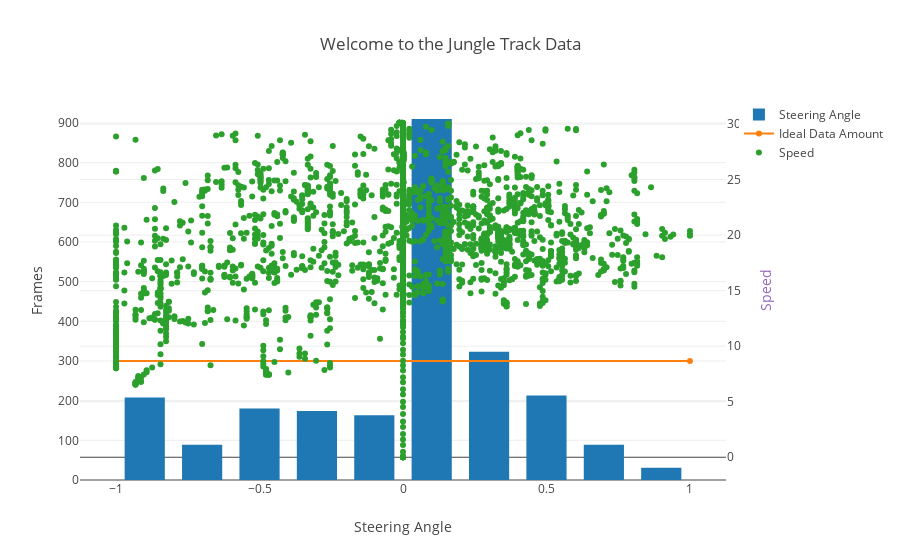

The notebook cell saved with this chart:
### Markdown cell above
## Description:
This is the data recorded on the Jungle Track as you can see from a quick glance at the data it is much closer to the ideal distribution of steering angles for a self driving car training set. This track consists of a much larger number of turns. This track also includes a number of other features not taken into account yet such as gradient and surrounding environment. The steep hills and darker areas (in the shade or under a bridge) will need to be included in the training set aswell. If we don't have training data for these environments the model will not be able to make a correct steering decision. 

However this data is still not ideal for training. Next step is to collect a larger quantity of data and select the relevant data e.g. balanced number of steering angles and a variety of environments.

<img src = "jungle_trackPhoto.png" style="width: 600px;" alt = "Image from Track"/>

### Code cell
import numpy as np
import pandas as pd
import matplotlib.pyplot as plt
import plotly.graph_objs as go
import plotly.figure_factory as FF
from plotly import __version__
from plotly.offline import download_plotlyjs, init_notebook_mode, plot,iplot

#Always run this the command before at the start of notebook
init_notebook_mode(connected=True)
import plotly.graph_objs as go

#Read in data
df = pd.read_csv('jungle_earlyData.csv')
#select correct column for csv
angle_list=df['angle']
speed_list=df['speed']
speed=np.array(speed_list)
angle=np.array(angle_list)
#np.sort(angle)


#create a numpy histogram from the data
hist_data = np.histogram(angle_list)
#define bin sizes for histogram based on dataset
binsize = hist_data[1][1] - hist_data[1][0]

hist_data2 = np.histogram(speed_list)
#define bin sizes for histogram based on dataset
binsize2 = hist_data2[1][1] - hist_data2[1][0]


trace1 = go.Histogram(
    x=angle_list,
    histnorm='count',
    name='Steering Angle',
    autobinx=False,
    xbins=dict(
        start=hist_data[1][0],
        end=hist_data[1][-1],
        size=binsize
    )
)

trace2 = go.Scatter(
    name='Ideal Data Amount',
    y=[300,300],
    x=[-1,1]
)

trace3 = go.Scatter(
    name='Speed',
    y=speed,
    x=angle,
    mode='markers',
    yaxis='y2'
)



data = [trace1,trace2,trace3]

layout = go.Layout(
    bargroupgap=0.3,
    title='Welcome to the Jungle Track Data',
    xaxis=dict(title='Steering Angle'),
    
    yaxis=dict(title='Frames'),
    
    yaxis2=dict(
        title='Speed',
        titlefont=dict(
            color='rgb(148, 103, 189)'
        ),
        anchor='x',
        overlaying='y',
        side='right'
    )
)
fig = go.Figure(data=data, layout=layout)
iplot(fig)

### Figure 1 — Plotly figure (JSON) as saved in the notebook; plotly's stock layout.template omitted (floating-point values rounded to 4 significant figures; data arrays with more than 128 entries replaced by an {"elided": "..."} marker saying what was removed)
{"data": [{"autobinx": false, "histnorm": "count", "name": "Steering Angle", "type": "histogram", "x": {"elided": "2384 float values"}, "xbins": {"end": 1, "size": 0.2, "start": -1}}, {"name": "Ideal Data Amount", "type": "scatter", "x": [-1, 1], "y": [300, 300]}, {"mode": "markers", "name": "Speed", "type": "scatter", "x": {"elided": "2384 float values"}, "y": {"elided": "2384 float values"}, "yaxis": "y2"}], "layout": {"bargroupgap": 0.3, "title": "Welcome to the Jungle Track Data", "xaxis": {"title": "Steering Angle"}, "yaxis": {"title": "Frames"}, "yaxis2": {"anchor": "x", "overlaying": "y", "side": "right", "title": "Speed", "titlefont": {"color": "rgb(148, 103, 189)"}}}}
